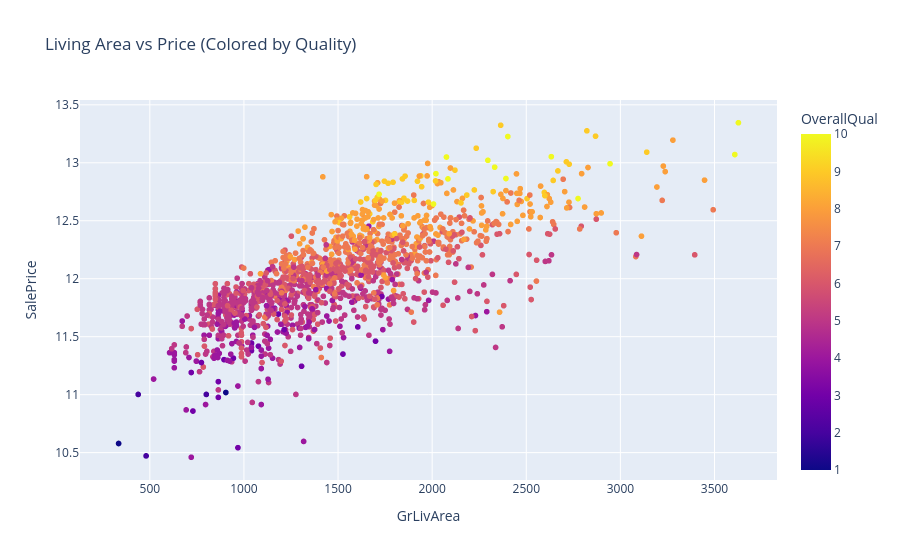

Notebook code cell kept with this figure:
### Markdown cell above
### Exploratory Data Analysis (EDA)

### Code cell
plt.figure(figsize=(10, 6))
top_corr = train_df.corr(numeric_only=True)['SalePrice'].sort_values(ascending=False).head(6)
sns.heatmap(train_df[top_corr.index].corr(), annot=True, cmap='RdYlGn')
plt.title("Top 5 Features Correlated with SalePrice")
plt.show()

fig = px.scatter(train_df, x="GrLivArea", y="SalePrice", color="OverallQual",
                 title="Living Area vs Price (Colored by Quality)")
fig.show()

### Figure 1 — Plotly figure (JSON) as saved in the notebook; plotly's stock layout.template omitted (floating-point values rounded to 4 significant figures; data arrays with more than 128 entries replaced by an {"elided": "..."} marker saying what was removed)
{"data": [{"hovertemplate": "GrLivArea=%{x}<br>SalePrice=%{y}<br>OverallQual=%{marker.color}<extra></extra>", "legendgroup": "", "marker": {"color": {"elided": "1456 int values"}, "coloraxis": "coloraxis", "symbol": "circle"}, "mode": "markers", "name": "", "showlegend": false, "type": "scattergl", "x": {"elided": "1456 int values"}, "xaxis": "x", "y": {"elided": "1456 float values"}, "yaxis": "y"}], "layout": {"coloraxis": {"colorbar": {"title": {"text": "OverallQual"}}, "colorscale": [[0, "#0d0887"], [0.1111, "#46039f"], [0.2222, "#7201a8"], [0.3333, "#9c179e"], [0.4444, "#bd3786"], [0.5556, "#d8576b"], [0.6667, "#ed7953"], [0.7778, "#fb9f3a"], [0.8889, "#fdca26"], [1, "#f0f921"]]}, "legend": {"tracegroupgap": 0}, "title": {"text": "Living Area vs Price (Colored by Quality)"}, "xaxis": {"anchor": "y", "domain": [0, 1], "title": {"text": "GrLivArea"}}, "yaxis": {"anchor": "x", "domain": [0, 1], "title": {"text": "SalePrice"}}}}
